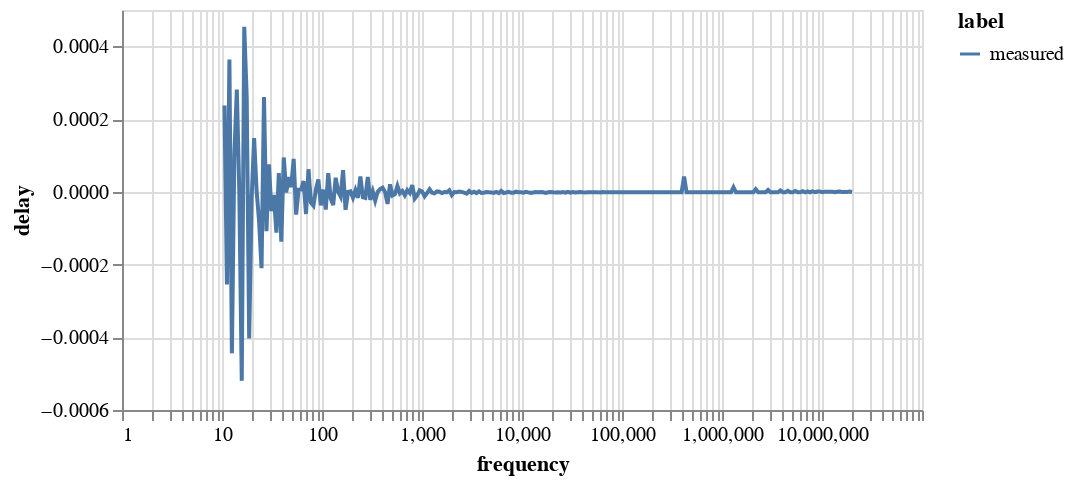

Notebook source saved alongside this figure:
### Code cell
delaychart = alt.Chart(data).mark_line().encode(
    x=alt.X('frequency:Q').scale(type="log"),
    y=alt.Y('delay:Q'),
    color='label:N',
).properties(
    width=400,
    height=200
)
delaychart

### Figure 1 — Vega-Lite specification as saved in the notebook (floating-point values rounded to 4 significant figures; data arrays with more than 128 entries replaced by an {"elided": "..."} marker saying what was removed)
{"config": {"view": {"continuousWidth": 300, "continuousHeight": 300}}, "data": {"name": "data-3dc31a3f62868eb12e3159c94e7863bc"}, "mark": {"type": "line"}, "encoding": {"color": {"field": "label", "type": "nominal"}, "x": {"field": "frequency", "scale": {"type": "log"}, "type": "quantitative"}, "y": {"field": "delay", "type": "quantitative"}}, "height": 200, "width": 400, "$schema": "https://vega.github.io/schema/vega-lite/v5.16.3.json", "datasets": {"data-3dc31a3f62868eb12e3159c94e7863bc": {"elided": "256 records"}}}
